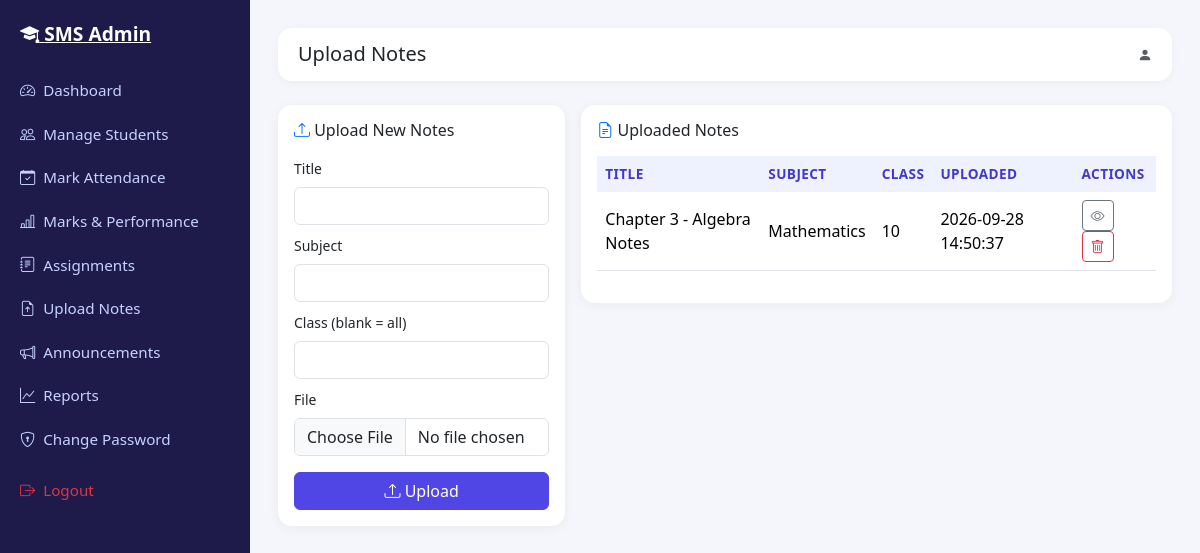
Screenshot of /views/admin/notes.php with the database file from the repository.
### tables this page shows
CREATE TABLE notes (
    id           INT UNSIGNED AUTO_INCREMENT PRIMARY KEY,
    title        VARCHAR(150) NOT NULL,
    subject      VARCHAR(100) NOT NULL,
    class        VARCHAR(20)  DEFAULT NULL,
    file_path    VARCHAR(255) NOT NULL,
    uploaded_by  INT UNSIGNED NOT NULL,
    created_at   TIMESTAMP NOT NULL DEFAULT CURRENT_TIMESTAMP,
    CONSTRAINT fk_notes_admin FOREIGN KEY (uploaded_by) REFERENCES users(id) ON DELETE CASCADE
);

### core/Database.php (called while the page is built, shortened)
<?php
class Database
{
    private static ?PDO $instance = null;
    public static function getConnection(): PDO
    {
        if (self::$instance === null) {
            $dsn = 'mysql:host=' . DB_HOST . ';dbname=' . DB_NAME . ';charset=' . DB_CHARSET;
            $options = [
                PDO::ATTR_ERRMODE            => PDO::ERRMODE_EXCEPTION,
                PDO::ATTR_DEFAULT_FETCH_MODE => PDO::FETCH_ASSOC,
                PDO::ATTR_EMULATE_PREPARES   => false,
            ];
            try {
                self::$instance = new PDO($dsn, DB_USER, DB_PASS, $options);
            } catch (PDOException $e) {
                die('Database connection failed: ' . htmlspecialchars($e->getMessage()));
            }
        }
        return self::$instance;
    }
}

### models/Notes.php (called while the page is built, shortened)
<?php
class Notes
{
    private PDO $db;
    public function __construct()
    {
        $this->db = Database::getConnection();
    }
    public function getAll(): array
    {
        $stmt = $this->db->query(
            'SELECT n.*, u.name AS teacher_name FROM notes n
             JOIN users u ON u.id = n.uploaded_by ORDER BY n.created_at DESC'
        );
        return $stmt->fetchAll();
    }
}

### views/admin/notes.php (the view, shortened to what this page needs)
<?php
require ROOT_PATH . '/views/layouts/header.php';
$notesModel = new Notes();
$notes = $notesModel->getAll();
?>
<div class="d-flex">
  <?php require ROOT_PATH . '/views/layouts/sidebar_admin.php'; ?>
  <div class="app-content flex-grow-1">
    <?php require ROOT_PATH . '/views/layouts/topbar.php'; ?>
    <div class="row g-3">
      <div class="col-lg-4">
        <div class="card p-3">
          <h6 class="mb-3"><i class="bi bi-upload text-primary"></i> Upload New Notes</h6>
          <form action="<?= BASE_URL ?>action.php?controller=Admin&action=uploadNotes" method="POST" enctype="multipart/form-data">
            <div class="mb-2"><label class="form-label small">Title</label><input class="form-control" name="title" required></div>
            <div class="mb-2"><label class="form-label small">Subject</label><input class="form-control" name="subject" required></div>
            <div class="mb-2"><label class="form-label small">Class (blank = all)</label><input class="form-control" name="class"></div>
            <div class="mb-3"><label class="form-label small">File</label><input type="file" class="form-control" name="file" required></div>
            <button class="btn btn-primary w-100"><i class="bi bi-upload"></i> Upload</button>
          </form>
        </div>
      </div>
      <div class="col-lg-8">
        <div class="card p-3">
          <h6 class="mb-3"><i class="bi bi-file-earmark-text text-primary"></i> Uploaded Notes</h6>
          <?php if (empty($notes)): ?>
            <p class="text-muted mb-0">No notes uploaded yet.</p>
          <?php else: ?>
            <div class="table-responsive">
              <table class="table table-hover align-middle">
                <thead><tr><th>Title</th><th>Subject</th><th>Class</th><th>Uploaded</th><th>Actions</th></tr></thead>
                <tbody>
                <?php foreach ($notes as $n): ?>
                  <tr>
                    <td><?= htmlspecialchars($n['title']) ?></td>
                    <td><?= htmlspecialchars($n['subject']) ?></td>
                    <td><?= htmlspecialchars($n['class'] ?? 'All') ?></td>
                    <td><?= htmlspecialchars($n['created_at']) ?></td>
                    <td>
                      <a href="<?= BASE_URL ?>assets/uploads/notes/<?= htmlspecialchars($n['file_path']) ?>" target="_blank" class="btn btn-sm btn-outline-secondary"><i class="bi bi-eye"></i></a>
                      <a href="<?= BASE_URL ?>action.php?controller=Admin&action=deleteNotes&id=<?= $n['id'] ?>" class="btn btn-sm btn-outline-danger confirm-delete"><i class="bi bi-trash"></i></a>
                    </td>
                  </tr>
                <?php endforeach; ?>
                </tbody>
              </table>
            </div>
          <?php endif; ?>
        </div>
      </div>
    </div>
  </div>
</div>
<?php require ROOT_PATH . '/views/layouts/footer.php'; ?>

### assets/css/style.css (style rules this page uses)
:root { --sms-primary: #4f46e5; --sms-primary-dark: #4338ca; --sms-accent: #06b6d4; --sms-bg: #f4f6fb; --sms-sidebar-bg: #1e1b4b; --sms-sidebar-hover: #312e81; --sms-radius: 14px; }
body { background-color: var(--sms-bg); font-family: 'Segoe UI', Roboto, Arial, sans-serif; }
.app-content { margin-left: 250px; padding: 1.75rem; min-height: 100vh; }
.card { border: none; border-radius: var(--sms-radius); box-shadow: 0 2px 12px rgba(0, 0, 0, 0.05); }
.table thead th { background: #eef2ff; border-bottom: none; font-size: 0.85rem; text-transform: uppercase; letter-spacing: 0.03em; color: #4338ca; }
.btn-primary { background-color: var(--sms-primary); border-color: var(--sms-primary); }

### rows the page displays
notes: title "Chapter 3 - Algebra Notes", subject "Mathematics", class "10", created_at "2026-09-28 14:50:37"

### other values shown
$label "Dashboard"
$label "Manage Students"
$label "Mark Attendance"
$label "Marks & Performance"
$label "Assignments"
$label "Upload Notes"
$label "Announcements"
$label "Reports"
$label "Change Password"
$pageTitle "Upload Notes"
